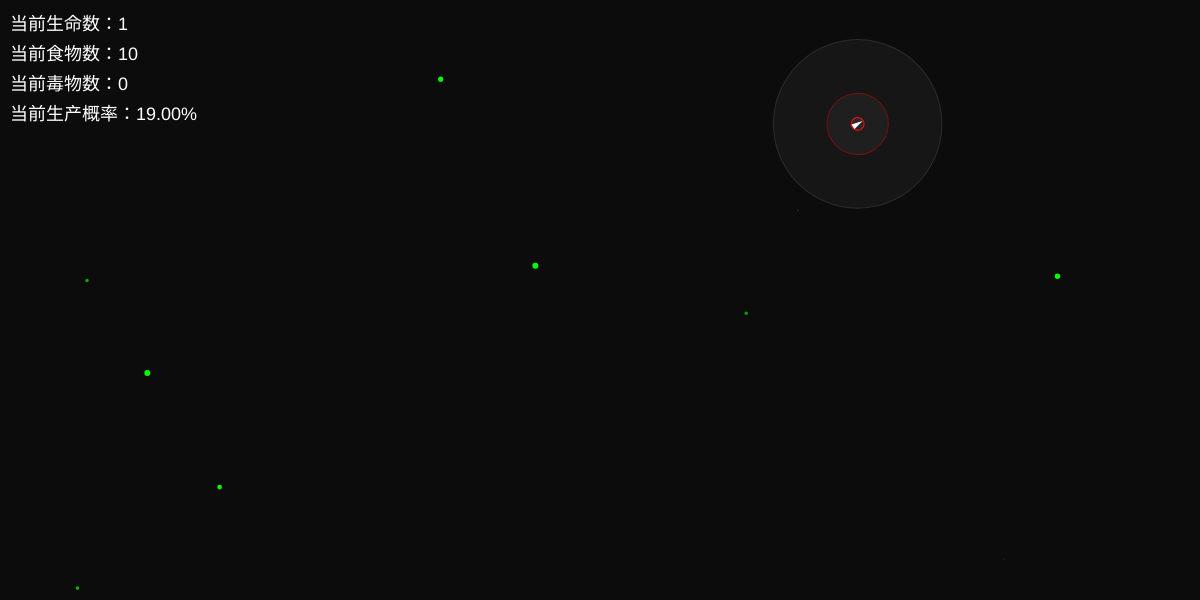
Frame 1 (no input)
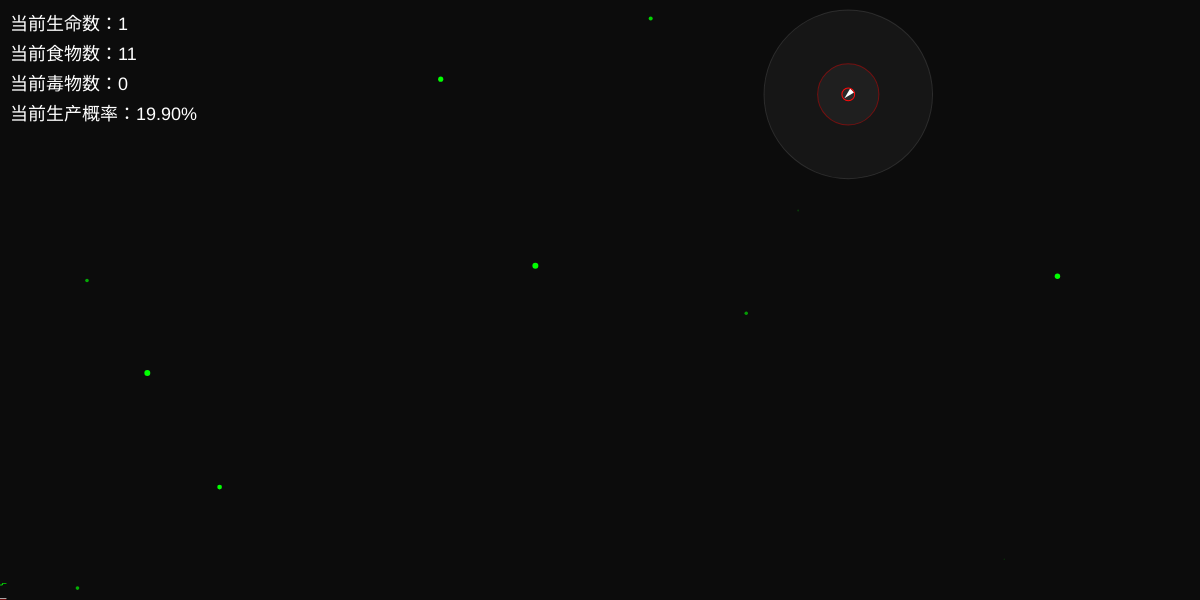
Frame 60 (no input)
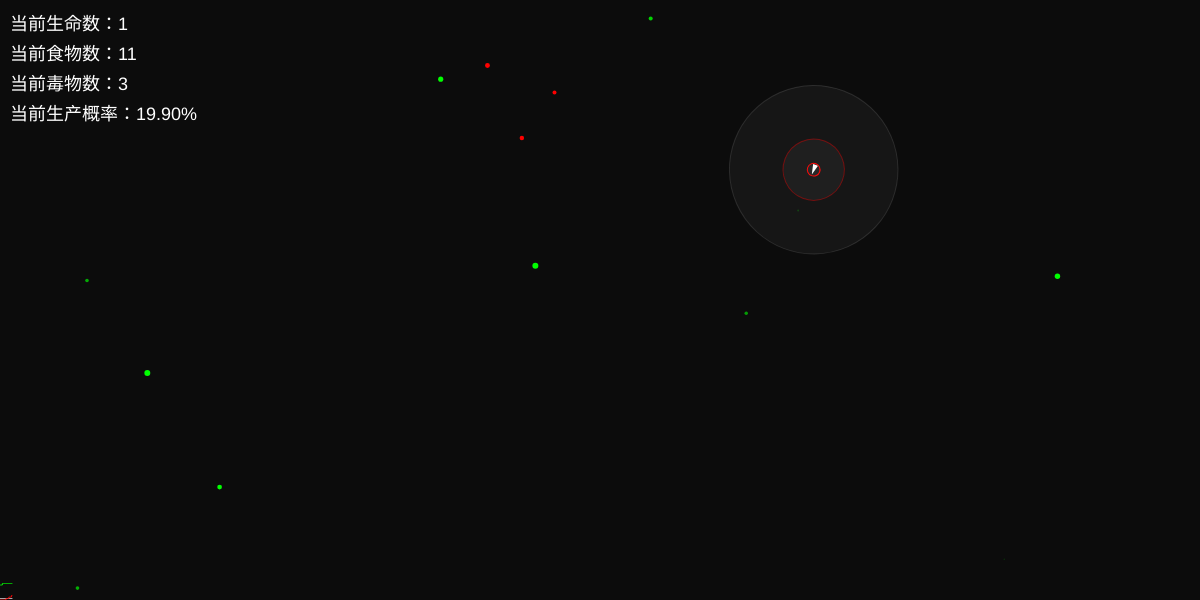
Frame 120 (the mouse pressed at the canvas centre since frame 60)

The p5.js sketch that drew these frames (run headless with seeded random() and noise() and a simulated clock; from frame 60 on, the mouse is pressed at the canvas centre):

// p5.js sketch
// ── sketch.js
let flockNum = 1;
let flock;

let foodsNum = 10;
let foods = [];

let flockNumChart;
let foodsNumChart;

function setup(){
  createCanvas(1200,600);

  flock = new Flock();

  for (let i = 0; i < flockNum; i++) {
    flock.addBoid(new Vehicle({initHealth: 6}))
  }

  for (let i = 0; i < foodsNum; i++) {
    foods.push(new Food({nutrition: random(0,10)}))
  }

  flockNumChart = new Chart(0, 600 - 150, width, 150, color(255, 255, 255));
  foodsNumChart = new Chart(0, 600 - 150, width, 150, color(0, 255, 0));
  posionNumChart = new Chart(0, 600 - 150, width, 150, color(255, 0, 0));
}

function draw(){
  background(12);

  let prob = map(foods.filter(food => food.nutrition > 0).length, 0, 100, 0.02, 0.2)
  // let prob = map(sin(frameCount/500), -1, 1, 0.04, 0.1)
  // let prob = 0.2


  if(random() < prob){
    foods.push(new Food())
  }

  foods.forEach(food => {
    food.show();
  })

  flock.run(foods);

  flockNumChart.display(flock.boids.length);
  foodsNumChart.display(foods.filter(food => food.nutrition > 0).length)
  posionNumChart.display(foods.filter(food => food.nutrition < 0).length)

  // fill(color(255,255,255,100))
  // ellipse(mouseX, mouseY,100,100)
  fill(255);
  noStroke();
  textSize(18);
  text('当前生命数：' + flock.boids.length, 10, 30)
  text('当前食物数：' + foods.filter(food => food.nutrition > 0).length, 10, 60)
  text('当前毒物数：' + foods.filter(food => food.nutrition < 0).length, 10, 90)
  text('当前生产概率：' + map(prob, 0, 0.2, 0, 100).toFixed(2) + '%', 10, 120)
}

function mouseClicked() {
  flock.addBoid(new Vehicle({x: mouseX, y: mouseY}))
  return false;
}

// function mouseClicked() {
//   noLoop();
//   return false;
// }
// ── chart.js
function Chart(x, y, w, h, lineC = color(255, 0, 0), bgC = color(255, 255, 255, 0)){
  this.x = x;
  this.y = y;
  this.w = w;
  this.h = h;
  this.BGcolor = bgC;
  this.lineC = lineC;
  this.vertexArray = [];
}

Chart.prototype.display = function(num){
  this.vertexArray.push(num)

  push();
  translate(this.x, this.y)
  fill(this.BGcolor);
  // stroke(255);
  rect(0, 0, this.w, this.h);

  stroke(this.lineC)
  beginShape();

  this.vertexArray.forEach((v,i)=>{
    let x = i * 0.1;
    if(x > this.w){
      this.vertexArray.shift();
    }
    let y = map(v, 0, 100, this.h, 0);
    vertex(x, y);
  })
  endShape();

  pop();
}
// ── flock.js
function Flock(){
  this.boids = []
}

Flock.prototype.run = function(foods){
  this.boids.forEach((vehicle, i) => {
    // console.log(vehicle)
    vehicle.update();
    vehicle.behaviors(foods);
    vehicle.flock(this.boids);
    vehicle.birth(this);
    vehicle.display();
    if(vehicle.isDead()){
      this.boids.splice(i, 1)
    }
  })
}

Flock.prototype.addBoid = function(b) {
  this.boids.push(b);
}
// ── food.js
function Food({x = random(0, width), y = random(0, height), nutrition = random(-3, 6)} = {}){
  this.position = createVector(x, y);
  this.nutrition = nutrition;
}

Food.prototype.show = function(){
  noStroke()
  if(this.nutrition > 0){
    let opacity = map(this.nutrition, 0, 5, 0, 255)
    fill(color(0, 255, 0, opacity))
    ellipse(this.position.x, this.position.y, sqrt(abs(this.nutrition) * 4))
  } else {
    fill(color(255, 0, 0))
    ellipse(this.position.x, this.position.y, sqrt(abs(this.nutrition) * 8))
  }
}
// ── vehicle.js
function Vehicle({x = random(0, width), 
                  y = random(0, height), 
                  vx = random(-1 , 1), 
                  vy = random(-1 , 1), 
                  // size = random(1, 5), 
                  maxSpeed = 3, 
                  maxForce = 1, 
                  slowDownMargin = 30, 
                  scope = random(20, 100),
                  slowDownSpeed = 1, 
                  eatFoodRadius = 2,
                  eatPoisonRadius = random(4, 12),
                  walkAroundSpeed = 1,
                  initHealth = 3,
                  maxHealth = 100,
                  healthDown = 0.01,
                  separateWeight = random(-1, 3),
                  alignWeight = random(-1, 3),
                  cohesionWeight = random(-0.2, 0.2),
                  desiredSeparation = 25.0,
                  neighbordist = 50.0,
                  foodDistWeight = random(0, 1),
                  foodNutritionWeight = random(0, 1),
                  birthRate = 0.05,
                  birthHealth = random(3, 10),
                  eatFoodPreference = 1,
                  eatPoisonPreference = random(-1,0),
                  avoidPoisonRadius = eatPoisonRadius + random(5, 50),
                  dna = {}
                } = {}){


  this.dna = dna

  // physics value
  this.position = createVector(x, y);
  this.velocity = createVector(vx, vy);
  this.acceleration = createVector();
  
  // running ability params
  // this.maxSpeed = this.dna.maxSpeed;
  // this.maxForce = this.dna.maxForce;

  // this.walkAroundSpeed = this.dna.walkAroundSpeed;

  // this.slowDownMargin = this.dna.slowDownMargin;
  // this.slowDownSpeed = this.dna.slowDownSpeed;

  // health params
  // this.size = this.dna.initHealth;
  // this.health = this.dna.initHealth;
  // this.healthDown = this.dna.healthDown;
  // this.maxHealth = this.dna.maxHealth * sqrt(this.size);
  
  // vision params
  // this.scope = this.dna.scope;
  
  // flock behavior params
  // this.desiredSeparation = this.dna.desiredSeparation;
  // this.neighbordist = this.dna.neighbordist;

  // this.separateWeight = this.dna.separateWeight;
  // this.alignWeight = this.dna.alignWeight;
  // this.cohesionWeight = this.dna.cohesionWeight;

  // food preference params
  // this.foodDistWeight = this.dna.foodDistWeight;
  // this.foodNutritionWeight = this.dna.foodNutritionWeight;
  
  // predation radius params
  // this.eatFoodRadius = this.dna.eatFoodRadius;
  // this.eatPoisonRadius = this.dna.eatPoisonRadius;

  // reproduction params
  // this.birthRate = this.dna.birthRate;
  // this.birthHealth = this.dna.birthHealth;

  // this.eatFoodPreference = this.dna.eatFoodPreference,
  // this.eatPoisonPreference = this.dna.eatPoisonPreference,
  // this.avoidPoisonRadius = this.dna.avoidPoisonRadius

  // running ability params
  this.maxSpeed = maxSpeed;
  this.maxForce = maxForce;

  this.walkAroundSpeed = walkAroundSpeed;

  this.slowDownMargin = slowDownMargin;
  this.slowDownSpeed = slowDownSpeed;

  // health params
  this.size = initHealth;
  this.health = initHealth;
  this.healthDown = healthDown;
  this.maxHealth = maxHealth * sqrt(this.size);
  
  // vision params
  this.scope = scope;
  
  // flock behavior params
  this.desiredSeparation = desiredSeparation;
  this.neighbordist = neighbordist;

  this.separateWeight = separateWeight;
  this.alignWeight = alignWeight;
  this.cohesionWeight = cohesionWeight;

  // food preference params
  this.foodDistWeight = foodDistWeight;
  this.foodNutritionWeight = foodNutritionWeight;
  
  // predation radius params
  this.eatFoodRadius = eatFoodRadius;
  this.eatPoisonRadius = eatPoisonRadius;

  // reproduction params
  this.birthRate = birthRate;
  this.birthHealth = birthHealth;

  this.eatFoodPreference = eatFoodPreference,
  this.eatPoisonPreference = eatPoisonPreference,
  this.avoidPoisonRadius = avoidPoisonRadius

  // init value
  this.noiseRands = [random(-3000, 3000), random(-3000, 3000), random(-3000, 3000)]
  this.initFrame = frameCount;

  this.frameAge = 0;

  this.count = 0;
  // this.velocity.setMag(this.maxspeed);
}

Vehicle.prototype.display = function(){
  let theta = this.velocity.heading() + PI / 2;
  let opacity = map(this.health, 0, 1, 20 ,255)

  push();
  translate(this.position.x, this.position.y);
  noFill();
  ellipse(0, 0, this.scope * 2)
  rotate(theta);
  fill(color(255, 255, 255, opacity));
  // strokeWeight(1);
  // stroke(255);
  noStroke();
  beginShape();
  vertex(0, -sqrt(this.size + 2) * 2);
  // console.log(this.size)
  vertex(-sqrt(this.size + 2), sqrt(this.size + 2) * 2);
  vertex(sqrt(this.size + 2), sqrt(this.size + 2) * 2);
  endShape(CLOSE);
  fill(255, 255, 255, 10);
  stroke(255, 255, 255, 30);
  ellipse(0, 0, this.scope * 2);

  stroke(255, 0, 0);
  ellipse(0, 0, this.eatPoisonRadius * 2);

  stroke(255, 0, 0, 100);
  ellipse(0, 0, this.avoidPoisonRadius * 2);
  pop();

  // textSize(12);
  // fill(255);
  // text(this.count, this.position.x, this.position.y)
}

Vehicle.prototype.update = function(){
  this.velocity.limit(this.maxSpeed);
  this.velocity.add(this.acceleration);
  this.position.add(this.velocity);
  this.acceleration.mult(0);
  this.health -= this.healthDown;
  this.size -= this.healthDown;
  this.frameAge++;

  // this.boundaries();
  this.infintBoundaries();
}



Vehicle.prototype.applyForce = function(force){
  // a = F/m
  // console.log(force.mag())
  if(!!this.size){
    force.div(this.size);
  }
  force.limit(this.maxForce);
  // console.log(force.mag())
  this.acceleration.add(force)
}

Vehicle.prototype.seekForce = function(target){
  // desired = target - postion
  let desired = p5.Vector.sub(target, this.position);
  let maxDesired = desired.normalize().mult(this.maxSpeed)
  // let maxDesired = desired

  // steering = maxDesired - velocity
  let steering = p5.Vector.sub(maxDesired, this.velocity);

  steering.limit(this.maxForce)

  let distance = p5.Vector.dist(this.position, target)
  
  if(distance < this.slowDownMargin){
    let max = map(distance, 0, this.slowDownMargin, this.slowDownSpeed, this.maxSpeed);
    this.velocity.limit(max);
  }

  return steering
}

Vehicle.prototype.seek = function(target, weight = 1){
  // if(weight < 0){
  //   console.log('Poison!')
  // }
  let steering = this.seekForce(target);
  steering.mult(weight);
  this.applyForce(steering);
}



Vehicle.prototype.eat = function(foods) {
  let highestScore = -Infinity;
  // let minDist = Infinity;
  let bestFoodIndex = -1;

  foods.forEach((food, i) => {
    let currentDist = p5.Vector.dist(this.position, food.position);
    if(currentDist < this.eatPoisonRadius){
      this.health += food.nutrition;
      this.size += food.nutrition;
      if(this.health > this.maxHealth){
        this.health = this.maxHealth
        this.size = this.maxHealth
      }
      foods.splice(i, 1)
    }
  })

  foods.forEach((food, i) => {
    let currentDist = p5.Vector.dist(this.position, food.position);
    if(food.nutrition > 0){
      let currentScore = map(currentDist, this.scope, 0, 0 ,5) * this.foodDistWeight + food.nutrition * this.foodNutritionWeight;
      if(currentDist < this.scope){
        if(currentScore > highestScore){
          highestScore = currentScore;
          bestFoodIndex = i
        }
      }
    }
  })


  if(bestFoodIndex != -1){
    let distToBestFood
    try {
      distToBestFood = p5.Vector.dist(this.position, foods[bestFoodIndex].position);
    }
    catch(err) {
      console.log(bestFoodIndex)
      console.log(foods.length)
      console.log(foods[bestFoodIndex])
      console.log(err.message)
    }
    if(distToBestFood < this.eatFoodRadius){
      this.health += foods[bestFoodIndex].nutrition;
      this.size += foods[bestFoodIndex].nutrition;
      if(this.health > this.maxHealth){
        this.health = this.maxHealth
        this.size = this.maxHealth
      }
      foods.splice(bestFoodIndex, 1)
    } else {
      this.seek(foods[bestFoodIndex].position);
    }
  } else {
    this.walkAround()
  }
}

Vehicle.prototype.behaviors = function(foods) {
  let highestScore = -Infinity;
  let bestFoodIndex = -1;
  let minDistPoison = Infinity;
  let closetPoisonIndex = -1;

  foods.forEach((food, i) => {
    let currentDist = p5.Vector.dist(this.position, food.position);
    if(food.nutrition < 0){
      if(currentDist < this.eatPoisonRadius){
        this.health += food.nutrition;
        this.size += food.nutrition;
        if(this.health > this.maxHealth){
          this.health = this.maxHealth
          this.size = this.maxHealth
        }
        foods.splice(i, 1)
      }
    } else {
      if(currentDist < this.eatFoodRadius){
        this.health += food.nutrition;
        this.size += food.nutrition;
        if(this.health > this.maxHealth){
          this.health = this.maxHealth
          this.size = this.maxHealth
        }
        foods.splice(i, 1)
      }
    }
  })

  foods.forEach((food, i) => {
    let currentDist = p5.Vector.dist(this.position, food.position);
    if(currentDist < this.scope){
      if(food.nutrition > 0){
        let currentScore = map(currentDist, this.scope, 0, 0 ,5) * this.foodDistWeight + food.nutrition * this.foodNutritionWeight;
        if(currentScore > highestScore){
          highestScore = currentScore;
          bestFoodIndex = i
        }
      } else if((currentDist < minDistPoison) && (currentDist < this.avoidPoisonRadius)) {
        minDistPoison = currentDist
        closetPoisonIndex = i
      }
    }
  })


  if((bestFoodIndex != -1)&&(closetPoisonIndex != -1)){
  // if((bestFoodIndex != -1)){
    this.seek(foods[bestFoodIndex].position);
    this.seek(foods[closetPoisonIndex].position, this.eatPoisonPreference);
  } else if((bestFoodIndex != -1)&&(closetPoisonIndex == -1)){
    this.seek(foods[bestFoodIndex].position);
  } else if((bestFoodIndex == -1)&&(closetPoisonIndex != -1)){
    this.seek(foods[closetPoisonIndex].position, this.eatPoisonPreference);
  } else {
    this.walkAround()
  }
}

Vehicle.prototype.walkAround = function(){
  let x = noise((this.frameAge + this.noiseRands[0]) * 0.01) * 2 - 1;
  let y = noise(((this.frameAge + this.noiseRands[1]) + this.noiseRands[2]) * 0.01) * 2 - 1;

  let desired = createVector(x,y);
  desired.add(this.velocity);
  desired.normalize();
  if(!!this.walkAroundSpeed) desired.mult(this.walkAroundSpeed);

  let steering = p5.Vector.sub(desired, this.velocity);
  steering.limit(this.maxForce);

  this.applyForce(steering);
}

Vehicle.prototype.separate = function(vehicles){
  let steerForce = createVector(0, 0);
  let count = 0;

  vehicles.forEach((vehicle,i)=>{
    let d = p5.Vector.dist(this.position, vehicle.position);
    if((d > 0) && (d < this.scope) && (d < this.desiredSeparation)){
      let diff = p5.Vector.sub(this.position, vehicle.position);
      diff.normalize();
      diff.div(d);
      steerForce.add(diff);
      count++;
    }
  })

  if (count > 0) {
    steerForce.div(count);
  }

  steerForce.limit(this.maxforce);

  return steerForce;
}

Vehicle.prototype.align = function(vehicles){
  let sum = createVector(0, 0);
  let count = 0;

  vehicles.forEach((vehicle,i)=>{
    let d = p5.Vector.dist(this.position, vehicle.position);
    if((d > 0) && (d < this.scope) && (d < this.neighbordist)){
      sum.add(vehicle.velocity);
      count++;
    }
  })

  if (count > 0) {
    sum.div(count);
    sum.normalize();
    if(!!this.maxspeed) sum.mult(this.maxspeed);
    let steerForce = p5.Vector.sub(sum, this.velocity);
    steerForce.limit(this.maxforce);
    return steerForce;
  } else {
    return createVector(0, 0);
  }
}

Vehicle.prototype.cohesion = function(vehicles){
  let sum = createVector(0, 0);
  let count = 0;

  vehicles.forEach((vehicle,i)=>{
    let d = p5.Vector.dist(this.position, vehicle.position);
    if((d > 0) && (d < this.scope) && (d < this.neighbordist)){
      sum.add(vehicle.position); // Add location
      count++;
    }
  })

  if (count > 0) {
    sum.div(count);
    return this.seekForce(sum);
  } else {
    return createVector(0, 0);
  }
}


Vehicle.prototype.flock = function(vehicles){
  let separateForce = this.separate(vehicles); // Separation
  let alignForce = this.align(vehicles); // Alignment
  let cohesionForce = this.cohesion(vehicles); // Cohesion

  // Arbitrarily weight these forces
  if(!!this.separateWeight) separateForce.mult(this.separateWeight);
  if(!!this.alignWeight) alignForce.mult(this.alignWeight);
  if(!!this.cohesionWeight) cohesionForce.mult(this.cohesionWeight);

  // Add the force vectors to acceleration
  this.applyForce(separateForce);
  this.applyForce(alignForce);
  this.applyForce(cohesionForce);
}

Vehicle.prototype.birth = function(flock) {
  let r = random(1);
  this.count = 0;
  // let count = 0;

  flock.boids.forEach((vehicle,i)=>{
    let d = p5.Vector.dist(this.position, vehicle.position);
    if((d > 0) && (d < this.scope)){
      this.count++;
    }
  })

  if(this.count <= 1){
    if ((r < this.birthRate) && (this.health > this.birthHealth)) {
      // Same location, same DNA
      this.health -= 3
      this.size -= 3
      flock.addBoid(new Vehicle({x:this.position.x, y:this.position.y}));
    }
  } else {
    if ((r < this.birthRate * 0) && (this.health > this.birthHealth)) {
      // Same location, same DNA
      this.health -= 3
      this.size -= 3
      flock.addBoid(new Vehicle({x:this.position.x, y:this.position.y}));
    }
  }


}

Vehicle.prototype.isDead = function(){
  if(this.health < 0){
    return true;
  } else {
    return false;
  }
}

Vehicle.prototype.boundaries = function() {
  let margin = 0;
  let desired = null;
  if (this.position.x < margin) {
    desired = createVector(this.maxSpeed, this.velocity.y);
  } else if (this.position.x > width - margin) {
    desired = createVector(-this.maxSpeed, this.velocity.y);
  }

  if (this.position.y < margin) {
    desired = createVector(this.velocity.x, this.maxSpeed);
  } else if (this.position.y > height - margin) {
    desired = createVector(this.velocity.x, -this.maxSpeed);
  }

  if (desired !== null) {
    desired.setMag(this.maxspeed);
    let steer = p5.Vector.sub(desired, this.velocity);
    steer.limit(this.maxforce * 2);
    this.applyForce(steer);
  }
}

Vehicle.prototype.infintBoundaries = function() {
  let desired = null;
  if (this.position.x < 0) {
    this.position.x = width;
  } else if (this.position.x > width) {
    this.position.x = 0;
  }

  if (this.position.y < 0) {
    this.position.y = height;
  } else if (this.position.y > height - 0) {
    this.position.y = 0;
  }
}
